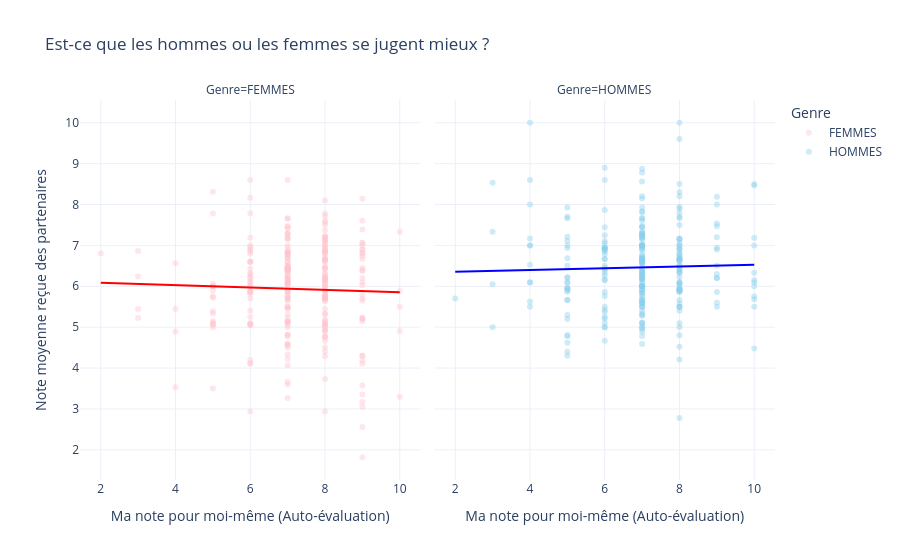

Source (notebook cell):
### Code cell
# --- PRÉPARATION DES DONNÉES ---
# Calcul de la note moyenne reçue (réalité)
avg_received = df.groupby('iid')['attr'].mean().reset_index()

# Récupération de l'auto-évaluation et du genre
self_ratings = df.groupby('iid')[['attr3_1', 'gender']].first().reset_index()

# Fusion et nettoyage via merge (join) et dropna pour ne garder que les individus avec des données complètes
perception_df = pd.merge(avg_received, self_ratings, on='iid').dropna()

# Ajout d'une colonne de libellés pour une légende plus propre
perception_df['Genre'] = perception_df['gender'].map({0: 'FEMMES', 1: 'HOMMES'})

# --- CRÉATION DU GRAPHIQUE AVEC PLOTLY EXPRESS ---
fig = px.scatter(
    perception_df, 
    x='attr3_1', 
    y='attr', 
    facet_col='Genre',       # Crée les deux sous-graphiques (colonnes)
    color='Genre',           # Une couleur par genre
    trendline="ols",         # Ajoute la ligne de régression linéaire
    opacity=0.4,
    title='Est-ce que les hommes ou les femmes se jugent mieux ?',
    labels={
        'attr3_1': 'Ma note pour moi-même (Auto-évaluation)',
        'attr': 'Note moyenne reçue des partenaires'
    },
    # On définit les couleurs manuellement (Rose pour Femmes, Bleu pour Hommes)
    color_discrete_map={'FEMMES': 'pink', 'HOMMES': 'skyblue'},
    template="plotly_white"
)

# Ajustement des couleurs des lignes de régression pour qu'elles ressortent
# (Rouge pour femmes, Bleu foncé pour hommes)
fig.update_traces(line=dict(color='red'), selector=dict(name='FEMMES', mode='lines'))
fig.update_traces(line=dict(color='blue'), selector=dict(name='HOMMES', mode='lines'))

fig.show()

# --- AFFICHAGE DES CORRÉLATIONS ---
# Les calculs restent identiques
corr_f = perception_df[perception_df['gender'] == 0][['attr3_1', 'attr']].corr().iloc[0,1]
corr_m = perception_df[perception_df['gender'] == 1][['attr3_1', 'attr']].corr().iloc[0,1]

print(f"Corrélation réelle (Femmes) : {corr_f:.4f}")
print(f"Corrélation réelle (Hommes) : {corr_m:.4f}")

### Figure 1 — Plotly figure (JSON) as saved in the notebook; plotly's stock layout.template omitted (floating-point values rounded to 4 significant figures; data arrays with more than 128 entries replaced by an {"elided": "..."} marker saying what was removed)
{"data": [{"hovertemplate": "Genre=FEMMES<br>Ma note pour moi-même (Auto-évaluation)=%{x}<br>Note moyenne reçue des partenaires=%{y}<extra></extra>", "legendgroup": "FEMMES", "marker": {"color": "pink", "opacity": 0.4, "symbol": "circle"}, "mode": "markers", "name": "FEMMES", "orientation": "v", "showlegend": true, "type": "scatter", "x": {"elided": "268 float values"}, "xaxis": "x", "y": {"elided": "268 float values"}, "yaxis": "y"}, {"hovertemplate": "<b>OLS trendline</b><br>attr = -0.0287426 * attr3_1 + 6.1433<br>R<sup>2</sup>=0.001140<br><br>Genre=FEMMES<br>Ma note pour moi-même (Auto-évaluation)=%{x}<br>Note moyenne reçue des partenaires=%{y} <b>(trend)</b><extra></extra>", "legendgroup": "FEMMES", "line": {"color": "red"}, "marker": {"color": "pink", "symbol": "circle"}, "mode": "lines", "name": "FEMMES", "showlegend": false, "type": "scatter", "x": {"elided": "268 float values"}, "xaxis": "x", "y": {"elided": "268 float values"}, "yaxis": "y"}, {"hovertemplate": "Genre=HOMMES<br>Ma note pour moi-même (Auto-évaluation)=%{x}<br>Note moyenne reçue des partenaires=%{y}<extra></extra>", "legendgroup": "HOMMES", "marker": {"color": "skyblue", "opacity": 0.4, "symbol": "circle"}, "mode": "markers", "name": "HOMMES", "orientation": "v", "showlegend": true, "type": "scatter", "x": {"elided": "274 float values"}, "xaxis": "x2", "y": {"elided": "274 float values"}, "yaxis": "y2"}, {"hovertemplate": "<b>OLS trendline</b><br>attr = 0.0210129 * attr3_1 + 6.31391<br>R<sup>2</sup>=0.000854<br><br>Genre=HOMMES<br>Ma note pour moi-même (Auto-évaluation)=%{x}<br>Note moyenne reçue des partenaires=%{y} <b>(trend)</b><extra></extra>", "legendgroup": "HOMMES", "line": {"color": "blue"}, "marker": {"color": "skyblue", "symbol": "circle"}, "mode": "lines", "name": "HOMMES", "showlegend": false, "type": "scatter", "x": {"elided": "274 float values"}, "xaxis": "x2", "y": {"elided": "274 float values"}, "yaxis": "y2"}], "layout": {"annotations": [{"font": {}, "showarrow": false, "text": "Genre=FEMMES", "x": 0.245, "xanchor": "center", "xref": "paper", "y": 1, "yanchor": "bottom", "yref": "paper"}, {"font": {}, "showarrow": false, "text": "Genre=HOMMES", "x": 0.755, "xanchor": "center", "xref": "paper", "y": 1, "yanchor": "bottom", "yref": "paper"}], "legend": {"title": {"text": "Genre"}, "tracegroupgap": 0}, "title": {"text": "Est-ce que les hommes ou les femmes se jugent mieux ?"}, "xaxis": {"anchor": "y", "domain": [0, 0.49], "title": {"text": "Ma note pour moi-même (Auto-évaluation)"}}, "xaxis2": {"anchor": "y2", "domain": [0.51, 1], "matches": "x", "title": {"text": "Ma note pour moi-même (Auto-évaluation)"}}, "yaxis": {"anchor": "x", "domain": [0, 1], "title": {"text": "Note moyenne reçue des partenaires"}}, "yaxis2": {"anchor": "x2", "domain": [0, 1], "matches": "y", "showticklabels": false}}}
